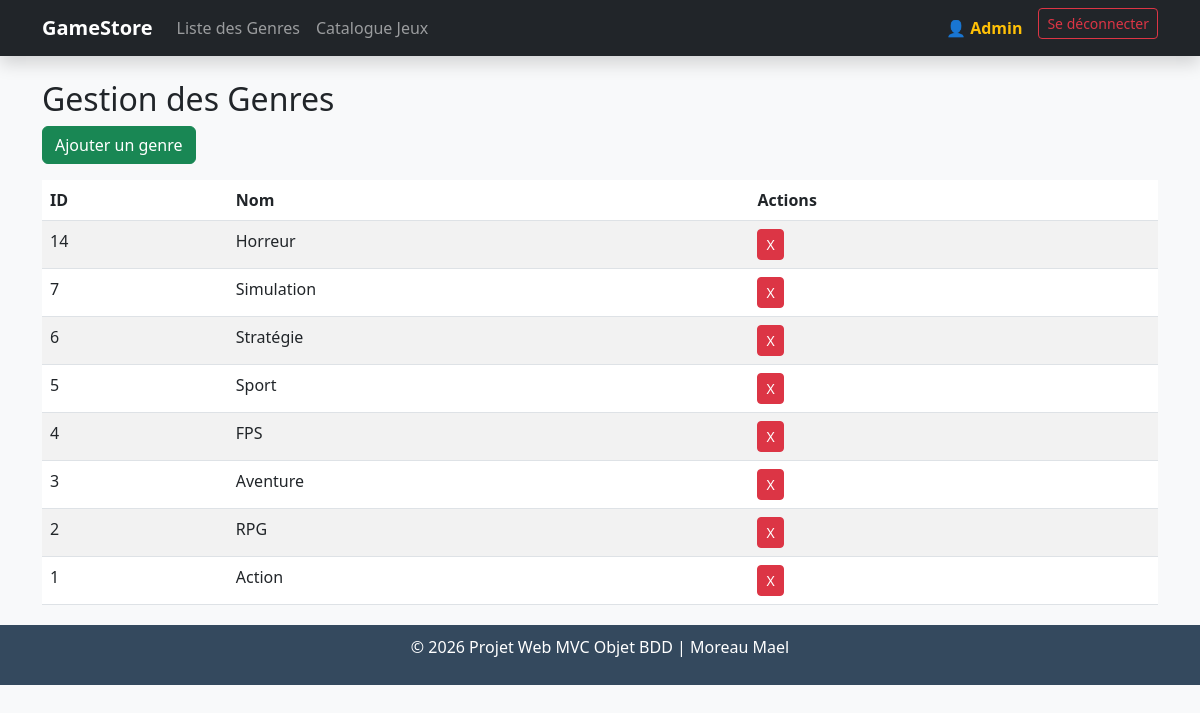
/index.php?page=genres&action=list (signed in), run on the app's committed database.
### tables this page shows
CREATE TABLE `genre` (
  `idGenre` int(11) NOT NULL,
  `libelle` varchar(50) NOT NULL
);

### controllers/GenresController.php (called while the page is built, shortened)
<?php
require_once __DIR__ . '/../models/GenreManager.class.php';
require_once __DIR__ . '/../models/Genre.class.php';
class GenresController {
    private $manager;
    public function __construct() {
        $this->manager = new GenreManager();
    }
    public function listAction() {
        $genres = $this->manager->getAll();
        require __DIR__ . '/../views/genres/liste.php';
    }
}
?>

### config/Database.php (called while the page is built, shortened)
<?php
class Database {
    private static ?PDO $instance = null;
    public static function getInstance(): PDO {
        if (self::$instance === null) {
            try {
                self::$instance = new PDO(
                    'mysql:host='.self::DB_HOST.';dbname='.self::DB_NAME.';charset=utf8mb4',
                    self::DB_USER,
                    self::DB_PASS,
                    [PDO::ATTR_ERRMODE => PDO::ERRMODE_EXCEPTION, PDO::ATTR_DEFAULT_FETCH_MODE => PDO::FETCH_ASSOC]
                );
            } catch (PDOException $e) { die('Erreur BDD : ' . $e->getMessage()); }
        }
        return self::$instance;
    }
}

### models/GenreManager.class.php (called while the page is built, shortened)
<?php
require_once 'Genre.class.php';
require_once __DIR__ . '/../config/Database.php';
class GenreManager {
    private PDO $db;
    public function __construct() {
        $this->db = Database::getInstance();
    }
    public function getAll() {
        $stmt = $this->db->query("SELECT * FROM GENRE ORDER BY idGenre DESC");
        return $stmt->fetchAll(PDO::FETCH_CLASS|PDO::FETCH_PROPS_LATE, 'Genre', [['idGenre'=>null]]);
    }
}
?>

### models/Genre.class.php (called while the page is built, shortened)
<?php
class Genre {
    private ?int $idGenre;
    private string $libelle;
    public function __construct(array $data ){
        $this->idGenre = $data['idGenre'] ?? null;
        $this->libelle = $data['libelle'] ?? '';
}
    public function getIdGenre(): ?int {
        return $this->idGenre;
    }
    public function getLibelle(): string {
        return $this->libelle;
    }
}
?>

### views/genres/liste.php (the view)
<?php require './views/header.php'; ?>
<h2>Gestion des Genres</h2>
<a href="index.php?page=genres&action=add" class="btn btn-success mb-3">Ajouter un genre</a>
<table class="table table-striped">
    <thead><tr><th>ID</th><th>Nom</th><th>Actions</th></tr></thead>
    <tbody>
        <?php foreach($genres as $g): ?>
        <tr>
            <td><?= $g->getIdGenre() ?></td>
            <td><?= htmlspecialchars($g->getLibelle()) ?></td>
            <td>
                <a href="index.php?page=genres&action=delete&id=<?= $g->getIdGenre() ?>"
                   class="btn btn-danger btn-sm" onclick="return confirm('Supprimer ?')">X</a>
            </td>
        </tr>
        <?php endforeach; ?>
    </tbody>
</table>
<?php require './views/footer.php'; ?>

### views/header.php (style rules this page uses)
body { background-color: #f8f9fa; }

### data on the page
genre: idGenre "14", libelle "Horreur"
genre: idGenre "7", libelle "Simulation"
genre: idGenre "6", libelle "Stratégie"
genre: idGenre "5", libelle "Sport"
genre: idGenre "4", libelle "FPS"
genre: idGenre "3", libelle "Aventure"
genre: idGenre "2", libelle "RPG"
genre: idGenre "1", libelle "Action"

### other printed values
$_SESSION['user']['prenom'] "Admin"
